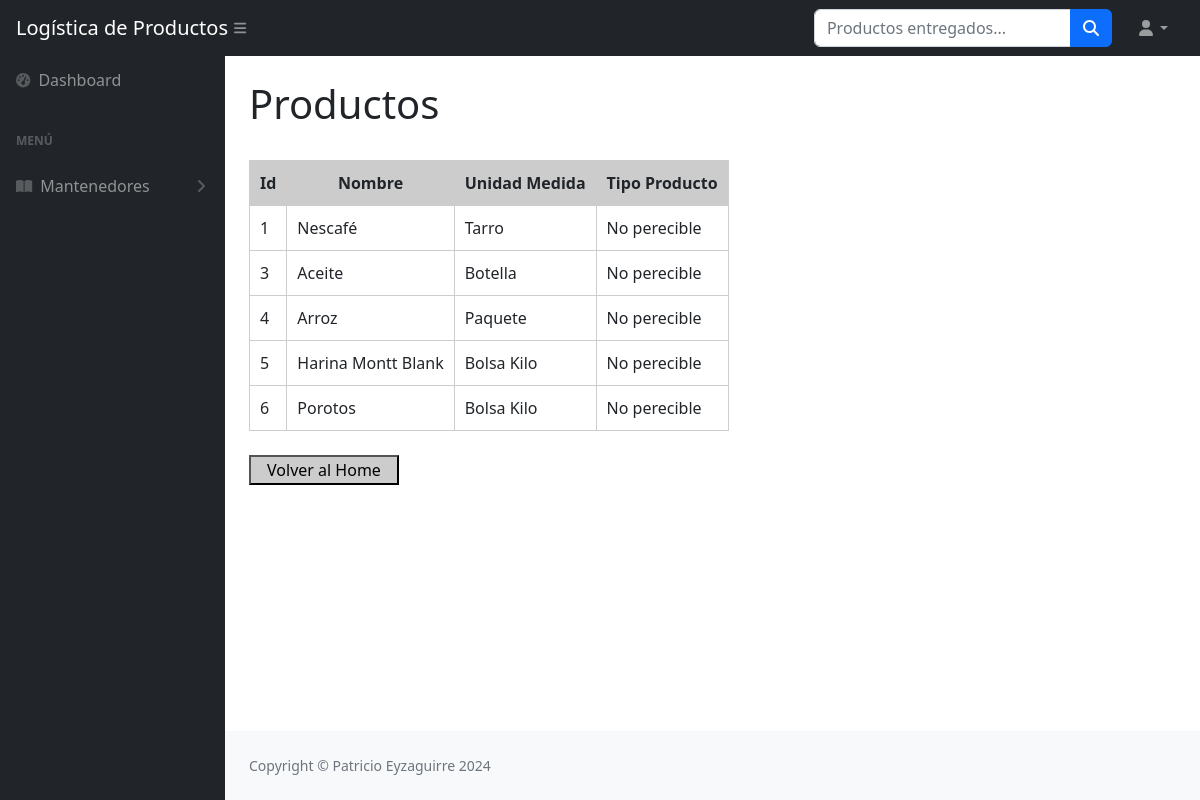
Screenshot of /Flujos/Productos with the database file from the repository.
### Flujos/models.py (models this page shows)
class Productos(models.Model):
    nombre = models.CharField(max_length = 50)
    unidadMedida = models.CharField(max_length = 50)
    tipoProducto = models.CharField(max_length = 50)

### Flujos/views.py (the view)
# urls.py: path('Productos', ver_productos, name = "Productos"),
def ver_productos(request):
    contexto = {'productos': Productos.objects.all()}
    return render(request, "Flujos/productos.html", contexto)

### Flujos/templates/Flujos/productos.html (shortened to what this page needs)
{% extends 'Flujos/home.html' %}
{% block titulo %}
    <div class="container-fluid px-4">
        <h1 class="mt-4">Productos</h1>
        <br>
    </div>
{% endblock titulo %}
{% block contenido %}
    <div class="container-fluid px-4">
        <table>
            <thead>
                <tr>
                    <th>Id</th>
                    <th>Nombre</th>
                    <th>Unidad Medida</th>
                    <th>Tipo Producto</th>
                </tr>
            </thead>
            <tbody>
                {% for c in productos %}
                    <tr>
                        <td>{{c.id}}</td>
                        <td>{{c.nombre}}</td>
                        <td>{{c.unidadMedida}}</td>
                        <td>{{c.tipoProducto}}</td>
                    </tr>
                {% endfor %}
            </tbody>
        </table>
        <br>
        <a href="{% url 'home' %}">
            <input type="button" value= "Volver al Home" style="background-color: #cccccc; width: 150px">
        </a>
    </div>
{% endblock contenido %}

### Flujos/templates/Flujos/productos.html (style rules this page uses)
table, th, td { border: 1px solid #d1cccc; border-collapse: collapse; }
th, td { padding: 10px; }
th { text-align: center; background-color: #cccccc ; }

### rows the page displays
Productos: id "1", nombre "Nescafé", unidadMedida "Tarro", tipoProducto "No perecible"
Productos: id "3", nombre "Aceite", unidadMedida "Botella", tipoProducto "No perecible"
Productos: id "4", nombre "Arroz", unidadMedida "Paquete", tipoProducto "No perecible"
Productos: id "5", nombre "Harina Montt Blank", unidadMedida "Bolsa Kilo", tipoProducto "No perecible"
Productos: id "6", nombre "Porotos", unidadMedida "Bolsa Kilo", tipoProducto "No perecible"
